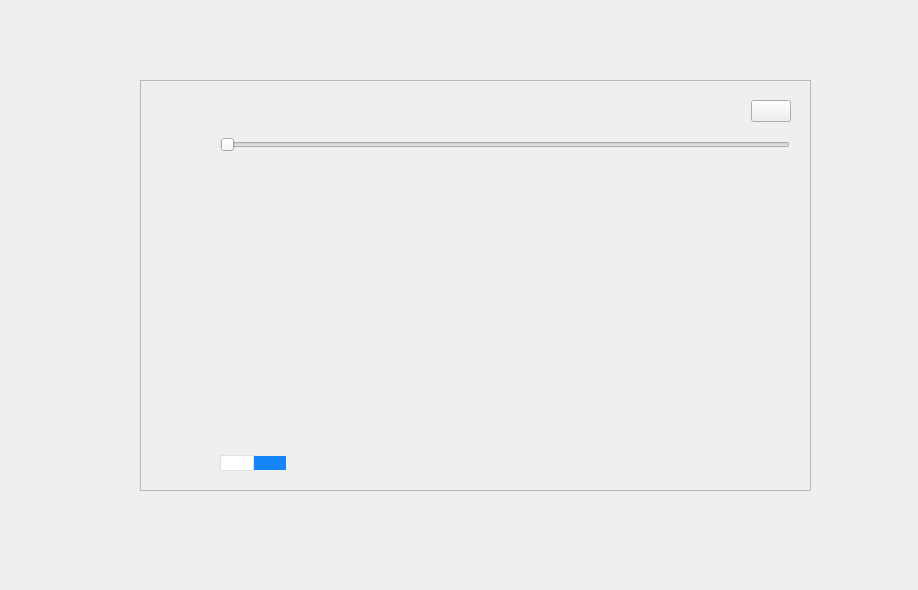
<?xml version="1.0" encoding="UTF-8"?>
<ui version="4.0">
 <class>ExportFile</class>
 <widget class="QWidget" name="ExportFile">
  <property name="geometry">
   <rect>
    <x>0</x>
    <y>0</y>
    <width>918</width>
    <height>590</height>
   </rect>
  </property>
  <property name="windowTitle">
   <string>Form</string>
  </property>
  <widget class="CustomFrame_1" name="frame">
   <property name="geometry">
    <rect>
     <x>140</x>
     <y>80</y>
     <width>671</width>
     <height>411</height>
    </rect>
   </property>
   <property name="frameShape">
    <enum>QFrame::StyledPanel</enum>
   </property>
   <property name="frameShadow">
    <enum>QFrame::Raised</enum>
   </property>
   <widget class="QWidget" name="verticalLayoutWidget_3">
    <property name="geometry">
     <rect>
      <x>30</x>
      <y>20</y>
      <width>621</width>
      <height>371</height>
     </rect>
    </property>
    <layout class="QVBoxLayout" name="verticalLayout_3" stretch="0,0,1,0">
     <property name="spacing">
      <number>0</number>
     </property>
     <item>
      <layout class="QHBoxLayout" name="horizontalLayout_5">
       <property name="spacing">
        <number>0</number>
       </property>
       <item>
        <spacer name="horizontalSpacer_2">
         <property name="orientation">
          <enum>Qt::Horizontal</enum>
         </property>
         <property name="sizeHint" stdset="0">
          <size>
           <width>40</width>
           <height>20</height>
          </size>
         </property>
        </spacer>
       </item>
       <item>
        <widget class="CustomPushButton" name="pClose">
         <property name="styleSheet">
          <string notr="true">QPushButton{
border: none;
border-image: url(&quot;:/images/mbox/guanbi@2x.png&quot;);
}

QPushButton::hover{
border-image: url(&quot;:/images/mbox/guanbi2@2x.png&quot;);
}</string>
         </property>
         <property name="text">
          <string/>
         </property>
        </widget>
       </item>
      </layout>
     </item>
     <item>
      <layout class="QHBoxLayout" name="horizontalLayout" stretch="0,1,0">
       <property name="spacing">
        <number>0</number>
       </property>
       <property name="leftMargin">
        <number>0</number>
       </property>
       <property name="topMargin">
        <number>0</number>
       </property>
       <property name="rightMargin">
        <number>0</number>
       </property>
       <property name="bottomMargin">
        <number>0</number>
       </property>
       <item>
        <widget class="QLabel" name="label_icon">
         <property name="minimumSize">
          <size>
           <width>50</width>
           <height>0</height>
          </size>
         </property>
         <property name="styleSheet">
          <string notr="true"/>
         </property>
         <property name="text">
          <string/>
         </property>
        </widget>
       </item>
       <item>
        <layout class="QVBoxLayout" name="verticalLayout">
         <property name="spacing">
          <number>0</number>
         </property>
         <property name="leftMargin">
          <number>0</number>
         </property>
         <property name="topMargin">
          <number>0</number>
         </property>
         <property name="rightMargin">
          <number>0</number>
         </property>
         <property name="bottomMargin">
          <number>0</number>
         </property>
         <item>
          <widget class="QLabel" name="label_title">
           <property name="styleSheet">
            <string notr="true">QLabel{
color: rgb(20,134,250);
}</string>
           </property>
           <property name="text">
            <string/>
           </property>
          </widget>
         </item>
         <item>
          <spacer name="verticalSpacer">
           <property name="orientation">
            <enum>Qt::Vertical</enum>
           </property>
           <property name="sizeHint" stdset="0">
            <size>
             <width>1</width>
             <height>1</height>
            </size>
           </property>
          </spacer>
         </item>
         <item>
          <widget class="QSlider" name="horizontalSlider">
           <property name="styleSheet">
            <string notr="true"/>
           </property>
           <property name="minimum">
            <number>0</number>
           </property>
           <property name="maximum">
            <number>100</number>
           </property>
           <property name="pageStep">
            <number>1</number>
           </property>
           <property name="value">
            <number>0</number>
           </property>
           <property name="sliderPosition">
            <number>0</number>
           </property>
           <property name="tracking">
            <bool>true</bool>
           </property>
           <property name="orientation">
            <enum>Qt::Horizontal</enum>
           </property>
          </widget>
         </item>
        </layout>
       </item>
       <item>
        <spacer name="horizontalSpacer_3">
         <property name="orientation">
          <enum>Qt::Horizontal</enum>
         </property>
         <property name="sizeHint" stdset="0">
          <size>
           <width>1</width>
           <height>1</height>
          </size>
         </property>
        </spacer>
       </item>
      </layout>
     </item>
     <item>
      <layout class="QHBoxLayout" name="horizontalLayout_2" stretch="0,1">
       <property name="spacing">
        <number>0</number>
       </property>
       <item>
        <widget class="QLabel" name="label_null">
         <property name="minimumSize">
          <size>
           <width>50</width>
           <height>0</height>
          </size>
         </property>
         <property name="styleSheet">
          <string notr="true"/>
         </property>
         <property name="text">
          <string/>
         </property>
        </widget>
       </item>
       <item>
        <layout class="QVBoxLayout" name="verticalLayout_2">
         <property name="spacing">
          <number>0</number>
         </property>
         <item>
          <layout class="QVBoxLayout" name="verticalLayout_4">
           <property name="spacing">
            <number>0</number>
           </property>
           <property name="leftMargin">
            <number>0</number>
           </property>
           <property name="topMargin">
            <number>0</number>
           </property>
           <property name="rightMargin">
            <number>0</number>
           </property>
           <property name="bottomMargin">
            <number>0</number>
           </property>
           <item>
            <widget class="QLabel" name="label_text">
             <property name="styleSheet">
              <string notr="true">QLabel{
color: rgb(68, 68, 68);
}</string>
             </property>
             <property name="text">
              <string/>
             </property>
            </widget>
           </item>
           <item>
            <widget class="QLabel" name="label_progress">
             <property name="styleSheet">
              <string notr="true">QLabel{
color: rgb(20,134,250);
}</string>
             </property>
             <property name="text">
              <string/>
             </property>
            </widget>
           </item>
           <item>
            <spacer name="verticalSpacer_2">
             <property name="orientation">
              <enum>Qt::Vertical</enum>
             </property>
             <property name="sizeHint" stdset="0">
              <size>
               <width>1</width>
               <height>1</height>
              </size>
             </property>
            </spacer>
           </item>
          </layout>
         </item>
        </layout>
       </item>
      </layout>
     </item>
     <item>
      <layout class="QHBoxLayout" name="horizontalLayout_3">
       <property name="spacing">
        <number>0</number>
       </property>
       <item>
        <widget class="QLabel" name="label_null_2">
         <property name="minimumSize">
          <size>
           <width>50</width>
           <height>0</height>
          </size>
         </property>
         <property name="styleSheet">
          <string notr="true"/>
         </property>
         <property name="text">
          <string/>
         </property>
        </widget>
       </item>
       <item>
        <layout class="QHBoxLayout" name="horizontalLayout_4">
         <item>
          <widget class="CustomPushButton" name="pCancel">
           <property name="styleSheet">
            <string notr="true">QPushButton{
border: 1px solid rgb(224, 224, 224);
color: rgb(102, 102, 102);
background: white;
}</string>
           </property>
           <property name="text">
            <string/>
           </property>
          </widget>
         </item>
         <item>
          <widget class="CustomPushButton" name="pShowFile">
           <property name="styleSheet">
            <string notr="true">QPushButton{
border: none;
color: white;
background: rgb(20,134,250);
}</string>
           </property>
           <property name="text">
            <string/>
           </property>
          </widget>
         </item>
         <item>
          <spacer name="horizontalSpacer">
           <property name="orientation">
            <enum>Qt::Horizontal</enum>
           </property>
           <property name="sizeHint" stdset="0">
            <size>
             <width>1</width>
             <height>1</height>
            </size>
           </property>
          </spacer>
         </item>
        </layout>
       </item>
      </layout>
     </item>
    </layout>
   </widget>
  </widget>
 </widget>
 <customwidgets>
  <customwidget>
   <class>CustomPushButton</class>
   <extends>QPushButton</extends>
   <header>Custom/PushButton/custompushbutton.h</header>
  </customwidget>
  <customwidget>
   <class>CustomFrame_1</class>
   <extends>QFrame</extends>
   <header>Custom/Frame/customframe_1.h</header>
   <container>1</container>
  </customwidget>
 </customwidgets>
 <resources/>
 <connections/>
</ui>
